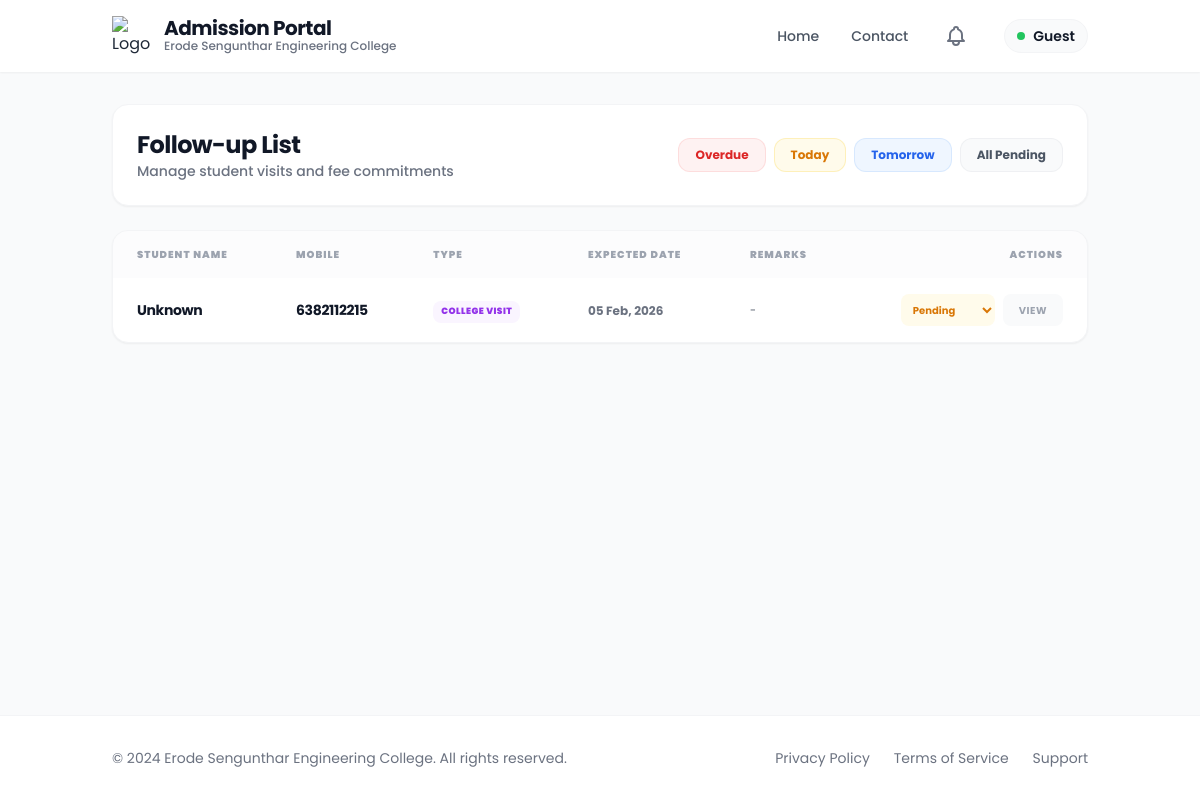
/followups/, run on the app's committed database.
### app/models.py (models this page shows, shortened)
class FollowUp(models.Model):
    FOLLOWUP_TYPES = (
        ('visit', 'College Visit'),
        ('fee', 'Fee Payment'),
    )
    student = models.ForeignKey(
        'Admission',
        on_delete=models.CASCADE,
        related_name='followups'
    )
    followup_type = models.CharField(max_length=10, choices=FOLLOWUP_TYPES)
    expected_date = models.DateField()
    remarks = models.TextField(blank=True)
    completed = models.BooleanField(default=False)
    created_by = models.ForeignKey(
        User,
        on_delete=models.SET_NULL,
        null=True
    )
    created_at = models.DateTimeField(auto_now_add=True)
    def is_overdue(self):
        return not self.completed and self.expected_date < datetime.now().date()

class Admission(models.Model):
    Application_number=models.CharField(max_length=100, unique=True, blank =True, null =True)
    unique_id=models.CharField(unique=True,blank=True,null=True)
    student_name = models.CharField(max_length=255)
    email = models.EmailField(unique=True)
    student_mobile = models.CharField(max_length=15, blank=True, null=True)
    father_mobile = models.CharField(max_length=15, blank=True, null=True)
    mother_mobile = models.CharField(max_length=15, blank=True, null=True)
    guardian_mobile = models.CharField(max_length=15,blank=True,null=True)
    father_name = models.CharField(max_length=255)
    mother_name = models.CharField(max_length=255)
    guardian_name = models.CharField(max_length=255, blank=True, null=True)
    register_number = models.CharField(max_length=100, unique=True,blank=True)
    umis_number = models.CharField(max_length=100, blank=True, null=True)
    dob = models.DateField()
    gender = models.CharField(max_length=10, choices=[('Male', 'Male'), ('Female', 'Female'), ('Others', 'Others')])
    community = models.CharField(
    max_length=255,
    choices=[ ('OC', 'Open Competition (OC)'),
    ('BC', 'Backward Class (BC)'),
    ('MBC', 'Most Backward Class (MBC)'),
    ('DNC', 'Denotified Communities (DNC)'),
    ('BCM', 'Backward Class (Muslim) (BCM)'),
    ('SC', 'Scheduled Caste (SC)'),
    ('SCA', 'Scheduled Caste (Arunthathiyar) (SCA)'),
    ('ST', 'Scheduled Tribe (ST)') ],
    blank=True,
    null=True)
    address = models.TextField()
    state=models.CharField(blank=True,null=True)
    district=models.CharField(blank=True,null=True)
    country=models.CharField(blank=True,null=True)
    level = models.CharField(max_length=10, choices=[('ug', 'UG'), ('pg', 'PG'), ('le', 'LE')])
    department_preferences = models.JSONField(default=dict, blank=True)  # Store as {dept_name: preference_rank}
    pg_dept = models.CharField(max_length=255, blank=True, null=True)  # For PG only
    tc = models.FileField(upload_to=certificate_upload_path, blank=True)
    community_cert = models.FileField(upload_to=certificate_upload_path, blank=True)
    aadhaar = models.FileField(upload_to=certificate_upload_path, blank=True)
    tenth_marksheet = models.FileField(upload_to=certificate_upload_path, blank=True)
    twelfth_marksheet = models.FileField(upload_to=certificate_upload_path, blank=True, null=True)
    photo = models.FileField(upload_to=photo_upload_path, blank=True)
    admission_fee = models.CharField(max_length=50, blank=True)
    tuition_fee = models.CharField(max_length=50, blank=True)
    college_fee = models.CharField(max_length=50, blank=True)
    hostel_fee = models.CharField(max_length=50, blank=True)
    bus_fee = models.CharField(max_length=50, blank=True)
    transaction_id = models.CharField(max_length=50,null=True, blank=True)
    transaction_date = models.DateTimeField(null=True, blank=True)
    payment_screenshot = models.FileField(upload_to=payment_upload_path, blank=True)
    had_paid=models.BooleanField(default=False)
    tenth_total = models.CharField(max_length=50, blank=True)
    tenth_percentage = models.CharField(max_length=50, blank=True)
    twelfth_total = models.CharField(max_length=50, blank=True, null=True)
    twelfth_percentage = models.CharField(max_length=50, blank=True, null=True)
    qualification = models.CharField(max_length=10, choices=[('12th', '12th'), ('Diploma', 'Diploma')], blank=True)
    maths_marks = models.CharField(max_length=50, blank=True, null=True)
    physics_marks = models.CharField(max_length=50, blank=True, null=True)
    chemistry_marks = models.CharField(max_length=50, blank=True, null=True)
    cutoff_marks = models.CharField(max_length=50, blank=True, null=True)
    twelfth_major = models.CharField(max_length=255, blank=True,null= True)
    diploma_total = models.CharField(max_length=50, blank=True, null=True)
    diploma_percentage = models.CharField(max_length=50, blank=True, null=True)
    diploma_major = models.CharField(max_length=255, blank=True)
    last_school = models.CharField(max_length=255, blank=True)
    board = models.CharField(max_length=50, choices=[
        ('State Board', 'State Board'),
        ('CBSE', 'CBSE'),
        ('ICSE', 'ICSE'),
        ('Matriculation', 'Matriculation'),
        ('Diploma', 'Diploma'),
        ('Others', 'Others')
    ], blank=True)
    year_passing = models.IntegerField(blank=True, null=True)
    medium = models.CharField(max_length=50, choices=[
        ('Tamil', 'Tamil'),
        ('English', 'English'),
        ('Others', 'Others')
    ], blank=True)
    vocational_stream = models.CharField(max_length=100, blank=True, null=True)
    skill_proof = models.FileField(upload_to=vocational_upload_path, blank=True, null=True)
    bus_needed = models.CharField(max_length=3, choices=[('yes', 'Yes'), ('no', 'No')], blank=True)
    boarding_point = models.CharField(max_length=100, blank=True, null=True)
    bus_route = models.CharField(max_length=100, blank=True, null=True)
    hostel_needed = models.CharField(max_length=3, choices=[('yes', 'Yes'), ('no', 'No')], blank=True)
    hostel_type = models.CharField(max_length=50, blank=True, null=True)
    room_type = models.CharField(max_length=50, blank=True, null=True)
    mess_type = models.CharField(max_length=50, blank=True, null=True)
    hostel_fee_amount = models.CharField(max_length=50, blank=True, null=True)
    reference_name = models.CharField(max_length=255, blank=True)
    contact_number = models.CharField(max_length=15, blank=True)
    relationship = models.CharField(max_length=255,blank=True)
    reference_mobile = models.CharField(max_length=15,blank=True)
    reference_department = models.CharField(max_length=255,blank=True)
    reference_designation = models.CharField(max_length=255,blank=True)
    created_at = models.DateTimeField(auto_now_add=True)

### app/followup.py (the view)
# urls.py: path('followups/', followup.followup_list, name='followup_list'),
def followup_list(request):
    today = timezone.now().date()
    filter_type = request.GET.get('filter')
    qs = FollowUp.objects.filter(completed=False)
    if filter_type == 'today':
        qs = qs.filter(expected_date=today)
    elif filter_type == 'tomorrow':
        qs = qs.filter(expected_date=today + timedelta(days=1))
    elif filter_type == 'yesterday':
        qs = qs.filter(expected_date=today - timedelta(days=1))
    elif filter_type == 'overdue':
        qs = qs.filter(expected_date__lt=today)
    return render(request, 'followup/followup_list.html', {
        'followups': qs
    })

### templates/followup/followup_list.html (shortened to what this page needs)
{% extends 'followup/new_base.html' %}
{% load static %}
{% block content %}
<div class="lg:col-span-12 space-y-6">
    <div class="bg-white rounded-2xl shadow-sm border border-gray-100 p-6 flex justify-between items-center">
        <div>
            <h1 class="text-2xl font-bold text-gray-900 tracking-tight">Follow-up List</h1>
            <p class="text-sm text-gray-500 font-medium">Manage student visits and fee commitments</p>
        </div>
        <div class="flex gap-2">
            <a href="{% url 'followup_list' %}?filter=overdue"
                class="px-4 py-2 bg-red-50 text-red-600 rounded-xl text-xs font-bold hover:bg-red-100 transition-all border border-red-200/50">Overdue</a>
            <a href="{% url 'followup_list' %}?filter=today"
                class="px-4 py-2 bg-amber-50 text-amber-600 rounded-xl text-xs font-bold hover:bg-amber-100 transition-all border border-amber-200/50">Today</a>
            <a href="{% url 'followup_list' %}?filter=tomorrow"
                class="px-4 py-2 bg-blue-50 text-blue-600 rounded-xl text-xs font-bold hover:bg-blue-100 transition-all border border-blue-200/50">Tomorrow</a>
            <a href="{% url 'followup_list' %}"
                class="px-4 py-2 bg-gray-50 text-gray-600 rounded-xl text-xs font-bold hover:bg-gray-100 transition-all border border-gray-200/50">All
                Pending</a>
        </div>
    </div>
    <div class="bg-white rounded-2xl shadow-sm border border-gray-100 overflow-hidden">
        <div class="overflow-x-auto">
            <table class="w-full text-left">
                <thead class="bg-gray-50/50">
                    <tr>
                        <th class="px-6 py-4 text-[10px] font-black text-gray-400 uppercase tracking-widest">Student
                            Name</th>
                        <th class="px-6 py-4 text-[10px] font-black text-gray-400 uppercase tracking-widest"> Mobile
                        </th>
                        <th class="px-6 py-4 text-[10px] font-black text-gray-400 uppercase tracking-widest">Type</th>
                        <th class="px-6 py-4 text-[10px] font-black text-gray-400 uppercase tracking-widest">Expected
                            Date</th>
                        <th class="px-6 py-4 text-[10px] font-black text-gray-400 uppercase tracking-widest">Remarks
                        </th>
                        <th class="px-6 py-4 text-[10px] font-black text-gray-400 uppercase tracking-widest text-right">
                            Actions</th>
                    </tr>
                </thead>
                <tbody class="divide-y divide-gray-100">
                    {% for fu in followups %}
                    <tr class="hover:bg-gray-50/50 transition-all group">
                        <td class="px-6 py-4">
                            <span class="text-sm font-bold text-gray-900 tracking-tight">{{ fu.student.student_name }}</span>
                        </td>
                        <td class="px-6 py-4">
                            <span class="text-sm font-bold text-gray-900 tracking-tight">{{ fu.student.student_mobile }}</span>
                        </td>
                        <td class="px-6 py-4">
                            <span
                                class="inline-flex px-2 py-1 rounded-lg text-[9px] font-black uppercase tracking-wider
                                {% if fu.followup_type == 'visit' %}bg-purple-50 text-purple-600{% else %}bg-emerald-50 text-emerald-600{% endif %}">
                                {{ fu.get_followup_type_display }}
                            </span>
                        </td>
                        <td class="px-6 py-4">
                            <span
                                class="text-xs font-bold {% if fu.is_overdue %}text-red-500 font-black{% else %}text-gray-500{% endif %}">
                                {{ fu.expected_date|date:"d M, Y" }}
                            </span>
                        </td>
                        <td class="px-6 py-4">
                            <p class="text-[11px] text-gray-600 line-clamp-1 max-w-xs">{{ fu.remarks|default:"-" }}</p>
                        </td>
                        <td class="px-6 py-4 text-right">
                            <div class="flex justify-end gap-2">
                                <select onchange="if(this.value==='Completed') completeFollowUp({{ fu.id }})"
                                    class="text-[10px] bg-amber-50 border-none rounded-lg px-2 py-1 font-bold text-amber-600 focus:ring-0 cursor-pointer">
                                    <option value="Pending" selected>Pending</option>
                                </select>
                                <a href="{% url 'student_detail' pk=fu.student.id %}"
                                    class="inline-flex h-8 px-4 items-center justify-center rounded-lg bg-gray-50 text-[10px] font-bold text-gray-400 hover:bg-primary hover:text-white transition-all tracking-wider uppercase">View</a>
                            </div>
                        </td>
                    </tr>
                    {% endfor %}
                </tbody>
            </table>
        </div>
    </div>
</div>
<link rel="stylesheet" href="https://cdnjs.cloudflare.com/ajax/libs/font-awesome/6.0.0/css/all.min.css">
{% endblock %}

### data on the page
FollowUp: student.student_name "Unknown", student.student_mobile "6382112215", followup_type "COLLEGE VISIT", expected_date "05 Feb, 2026", remarks "-", id "Pending"

### other printed values
{{ user.username|default:"Guest" }} "Guest"
